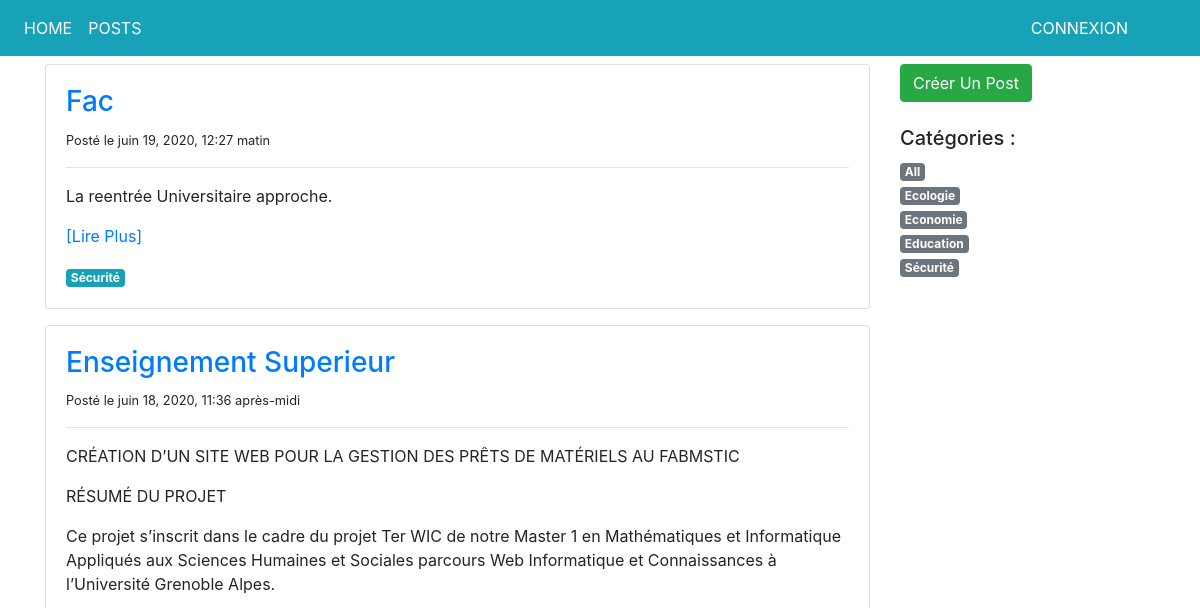
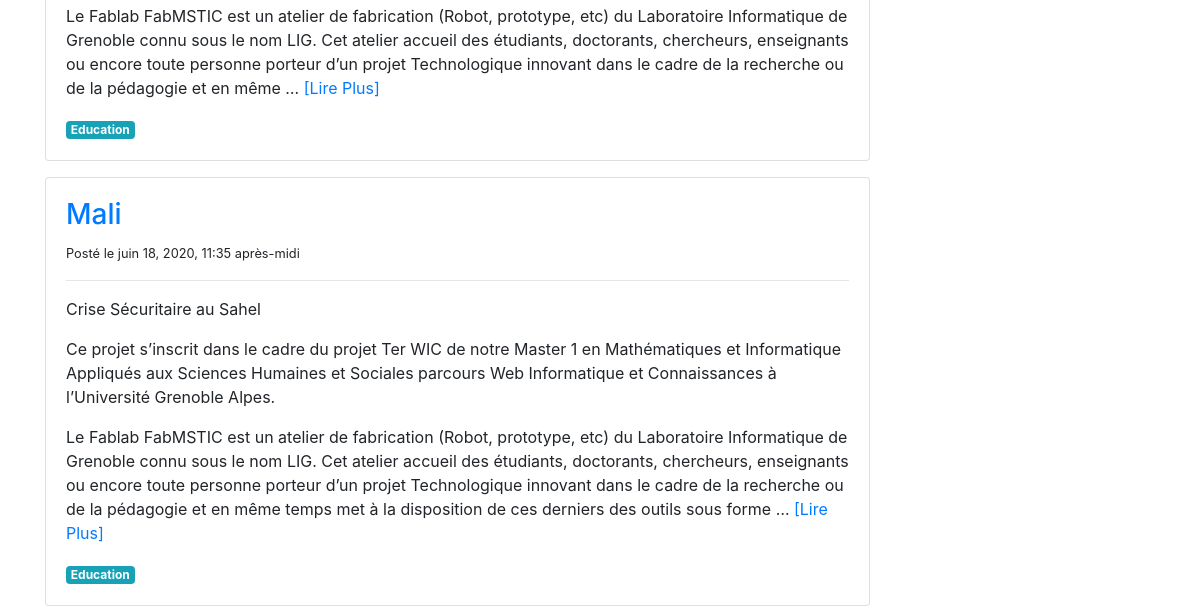
Page /planet/posts/ (upper part) on the earlier database version (2 pictures, top to bottom).
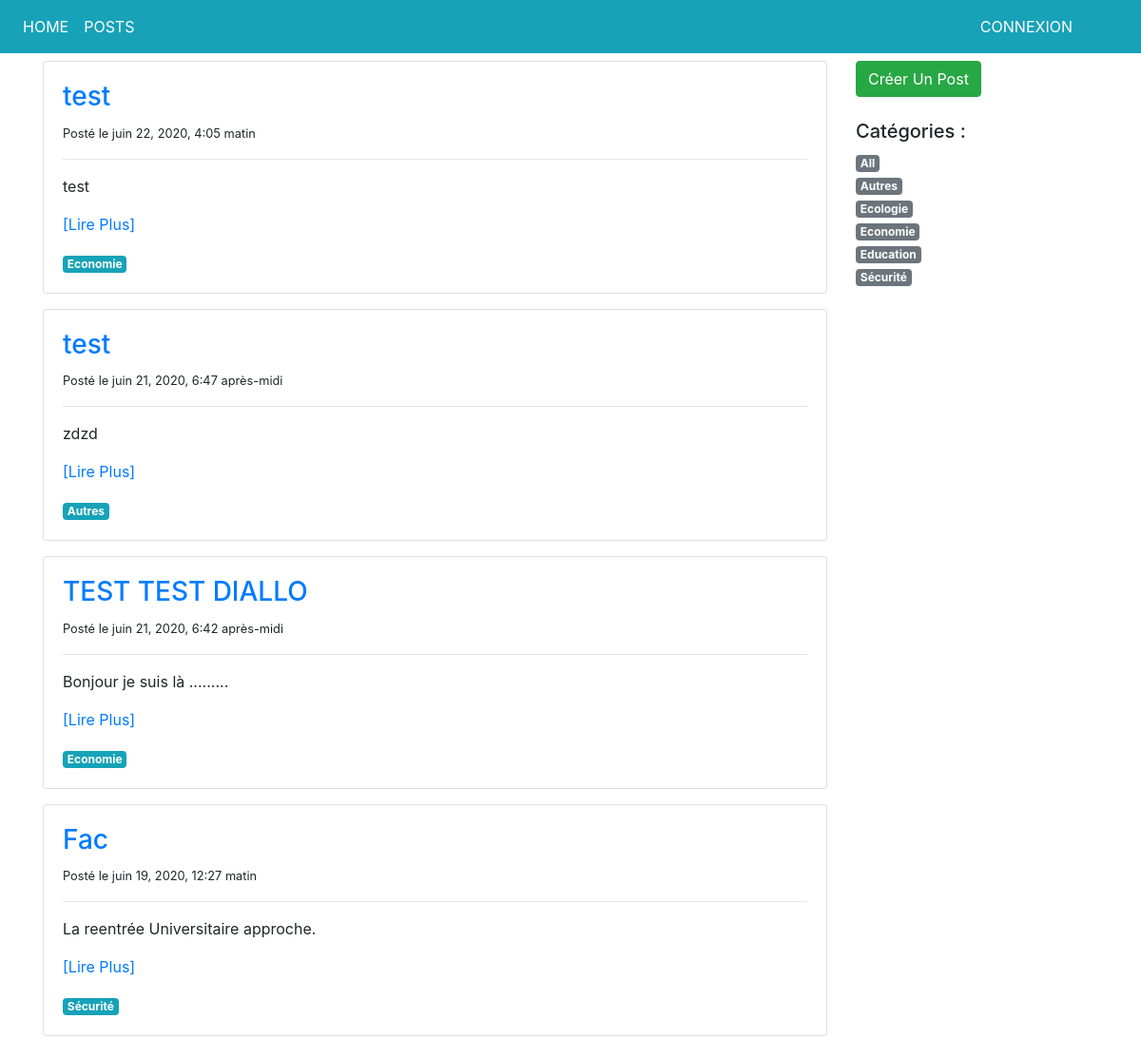
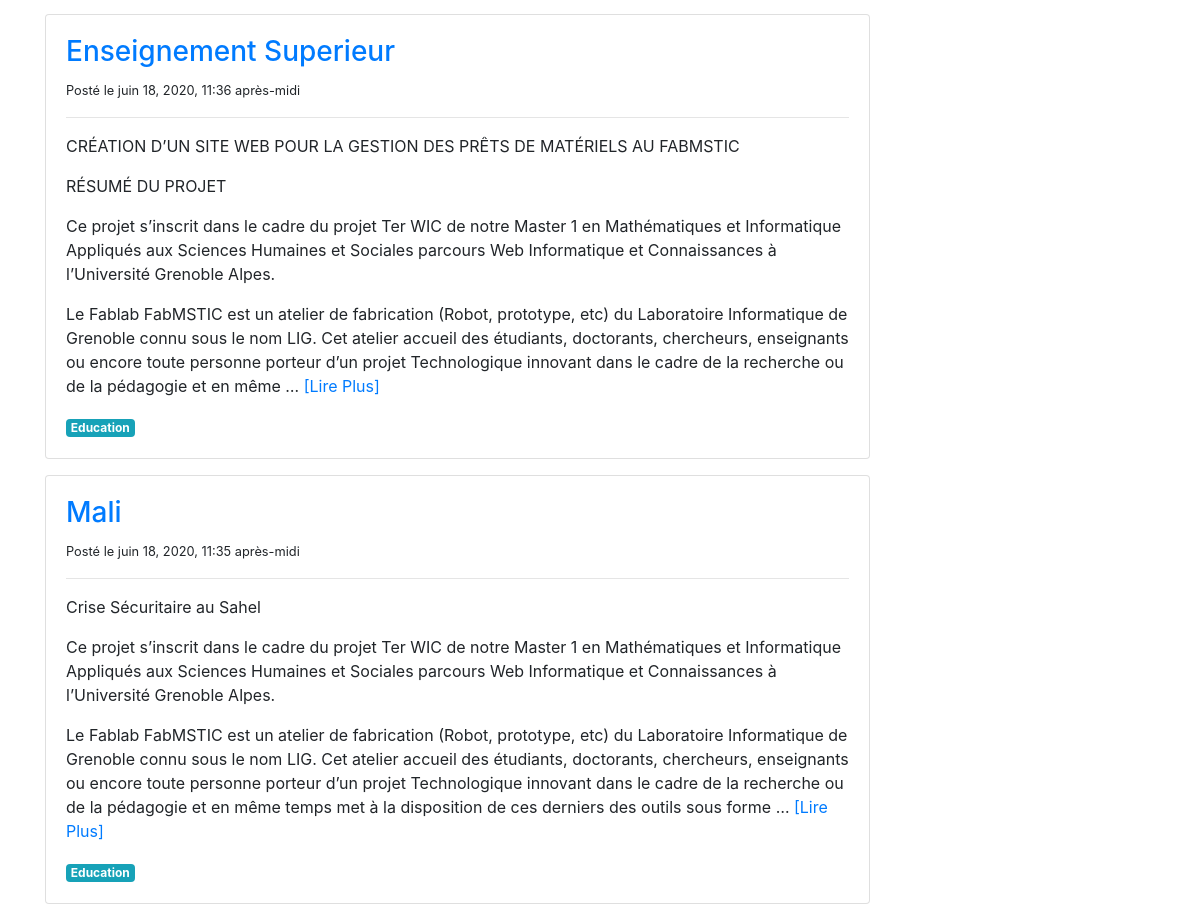
Same page on the later database version (2 pictures, top to bottom).
### planet/models.py (models this page shows, shortened)
class Post(models.Model):
    title = models.CharField(max_length=250)
    category = models.ForeignKey('PostCategory', null=True, blank=True, on_delete=models.DO_NOTHING)
    published = models.BooleanField(default=False)
    text = models.TextField(blank=True)
    created_at = models.DateTimeField(auto_now=True)

class PostCategory(models.Model):
    name = models.CharField(max_length=50)
    def slug(self):
        return slugify(self.name)

### planet/views.py (the view)
# urls.py: path('posts/', views.post_list, name='view-post'),
def post_list(request, category_name = model_helpers.post_category_all.slug()):
    category, posts = model_helpers.get_category_and_posts(category_name)
    categories = model_helpers.get_categories()
    context = {'category' : category, 'posts' : posts, 'categories' : categories,
               'navigation_items' : navigation.navigation_items(navigation.NAV_POSTS)}
    return render(request, 'planet/post_list.html', context)

### planet/model_helpers.py (called while the page is built, shortened)
def get_category_and_posts(category_name):
    posts = Post.objects.filter(published = True)
    if category_name == post_category_all.slug() :
        category = post_category_all
    posts = posts.order_by('-created_at')
    return category, posts

def get_categories():
    categories = list(PostCategory.objects.all().order_by('name'))
    categories.insert(0, post_category_all)
    return categories

### planet/navigation.py (called while the page is built)
def navigation_items(selected_item):
    items = []
    for name, url in NAV_ITEMS :
        items.append({
            'name': name,
            'url': url,
            'active': True if selected_item == name else False
        })
    return items

### planet/templates/planet/post_list.html (shortened to what this page needs)
{% extends 'base.html' %}
{% block content %}
<div class="row">
    <div class="col-sm-9">
        {% for post in posts %}
        <div class="card mt-3">
            <div class="card-body">
                <div class="">
                    <h3><a href="{% url 'post-detail' post.pk %}">{{post.title}}</a></h3>
                    <small>Posté le {{post.created_at}}</small>
                    <hr>
                    <p class="text-muted">
                        {{post.text|linebreaks|safe|truncatewords:100}}
                        <a href="{% url 'post-detail' post.pk %}">[Lire Plus]</a>
                    </p>
                    <a href="{% url 'post-list' post.category.slug %}" class="badge badge-info">
                        {{post.category.name|capfirst}}</a>
                </div>
            </div>
        </div>
        {% endfor %}
    </div>
    <div class="col-sm-3 mt-3">
        <a href="{% url 'create-post' %}" class="btn btn-success"> Créer Un Post</a><br><br>
        <h5>Catégories :</h5>
        <ul class="list-unstyled">
            {% for cat in categories %}
            <li>
                <a href="{% url 'post-list' cat.slug %}" class="badge badge-secondary">{{cat.name|capfirst}}</a>
            </li>
            {% endfor %}
        </ul>
    </div>
</div>
{% endblock %}

Differences in the rows shown:
added Post: title "test", created_at "juin 22, 2020, 4:05 matin", text "test", category.name "Economie"
added Post: title "test", created_at "juin 21, 2020, 6:47 après-midi", text "zdzd", category.name "Autres"
added Post: title "TEST TEST DIALLO", created_at "juin 21, 2020, 6:42 après-midi", text "Bonjour je suis là .........", category.name "Economie"
added PostCategory: name "Autres"
